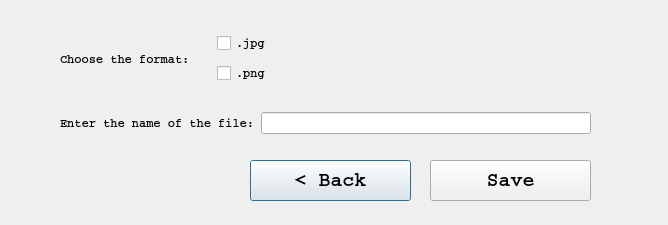
<?xml version="1.0" encoding="UTF-8"?>
<ui version="4.0">
 <class>SaveWin</class>
 <widget class="QDialog" name="SaveWin">
  <property name="geometry">
   <rect>
    <x>0</x>
    <y>0</y>
    <width>668</width>
    <height>225</height>
   </rect>
  </property>
  <property name="windowTitle">
   <string>Save Plot</string>
  </property>
  <widget class="QPushButton" name="pushButton_5">
   <property name="geometry">
    <rect>
     <x>250</x>
     <y>160</y>
     <width>161</width>
     <height>41</height>
    </rect>
   </property>
   <property name="font">
    <font>
     <family>Courier</family>
     <pointsize>15</pointsize>
     <weight>75</weight>
     <bold>true</bold>
    </font>
   </property>
   <property name="text">
    <string>&lt; Back</string>
   </property>
  </widget>
  <widget class="QPushButton" name="pushButton_6">
   <property name="geometry">
    <rect>
     <x>430</x>
     <y>160</y>
     <width>161</width>
     <height>41</height>
    </rect>
   </property>
   <property name="font">
    <font>
     <family>Courier</family>
     <pointsize>15</pointsize>
     <weight>75</weight>
     <bold>true</bold>
    </font>
   </property>
   <property name="text">
    <string>Save</string>
   </property>
  </widget>
  <widget class="QLabel" name="label_3">
   <property name="geometry">
    <rect>
     <x>380</x>
     <y>30</y>
     <width>211</width>
     <height>51</height>
    </rect>
   </property>
   <property name="font">
    <font>
     <family>Courier</family>
     <weight>75</weight>
     <bold>true</bold>
    </font>
   </property>
   <property name="text">
    <string/>
   </property>
  </widget>
  <widget class="QWidget" name="layoutWidget">
   <property name="geometry">
    <rect>
     <x>60</x>
     <y>110</y>
     <width>531</width>
     <height>27</height>
    </rect>
   </property>
   <layout class="QHBoxLayout" name="horizontalLayout">
    <item>
     <widget class="QLabel" name="label">
      <property name="font">
       <font>
        <family>Courier</family>
        <weight>75</weight>
        <bold>true</bold>
       </font>
      </property>
      <property name="text">
       <string>Enter the name of the file:</string>
      </property>
     </widget>
    </item>
    <item>
     <widget class="QLineEdit" name="lineEdit"/>
    </item>
   </layout>
  </widget>
  <widget class="QWidget" name="layoutWidget">
   <property name="geometry">
    <rect>
     <x>60</x>
     <y>30</y>
     <width>260</width>
     <height>58</height>
    </rect>
   </property>
   <layout class="QHBoxLayout" name="horizontalLayout_2">
    <item>
     <widget class="QLabel" name="label_2">
      <property name="font">
       <font>
        <family>Courier</family>
        <weight>75</weight>
        <bold>true</bold>
       </font>
      </property>
      <property name="text">
       <string>Choose the format:   </string>
      </property>
     </widget>
    </item>
    <item>
     <layout class="QVBoxLayout" name="verticalLayout">
      <item>
       <widget class="QCheckBox" name="checkBox_2">
        <property name="font">
         <font>
          <family>Courier</family>
          <weight>75</weight>
          <bold>true</bold>
         </font>
        </property>
        <property name="text">
         <string>.jpg</string>
        </property>
       </widget>
      </item>
      <item>
       <widget class="QCheckBox" name="checkBox">
        <property name="font">
         <font>
          <family>Courier</family>
          <weight>75</weight>
          <bold>true</bold>
         </font>
        </property>
        <property name="text">
         <string>.png</string>
        </property>
       </widget>
      </item>
     </layout>
    </item>
   </layout>
  </widget>
 </widget>
 <resources/>
 <connections/>
</ui>
